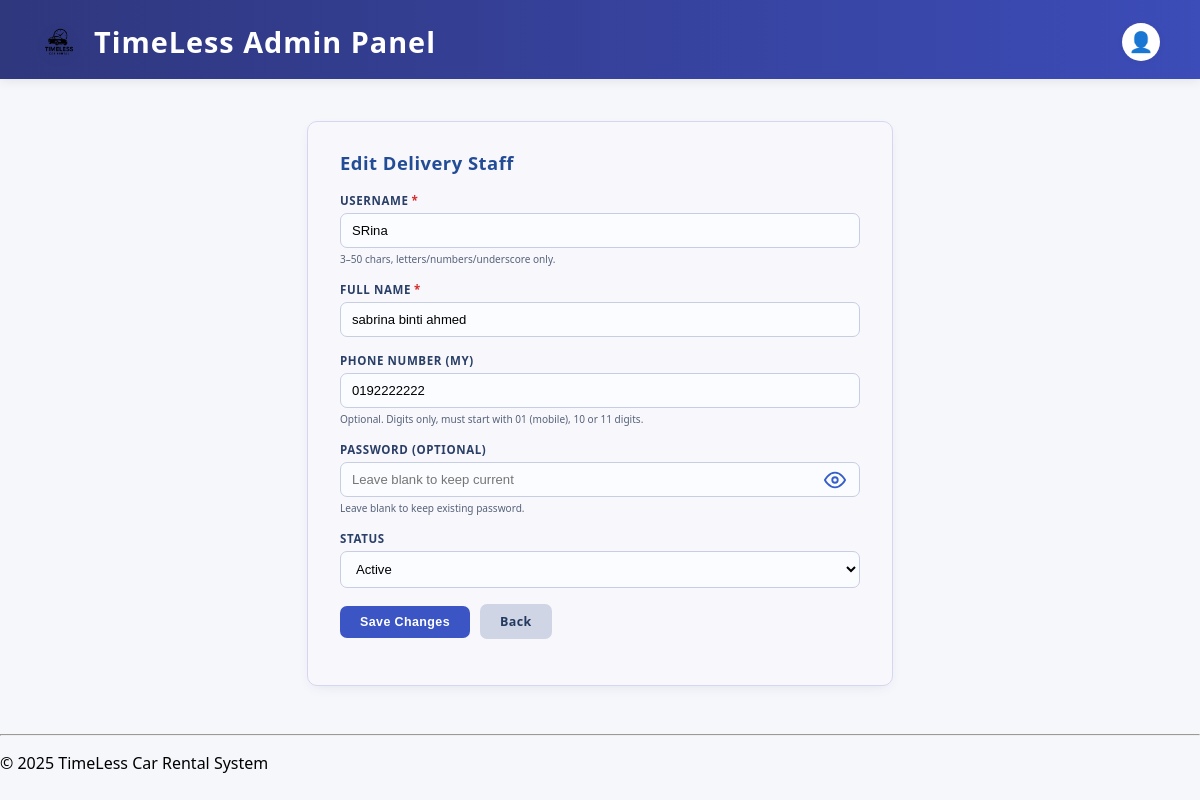
The app's page /admin/edit_delivery_staff.php?id=2 (signed in) with its own data.
### tables this page shows
CREATE TABLE `delivery_staff` (
  `staff_id` int(11) NOT NULL,
  `username` varchar(50) DEFAULT NULL,
  `full_name` varchar(100) DEFAULT NULL,
  `phone_number` varchar(20) DEFAULT NULL,
  `password` varchar(255) DEFAULT NULL,
  `status` enum('active','inactive') DEFAULT 'active'
);

### admin/edit_delivery_staff.php (the view, shortened to what this page needs)
<?php
include '../connect.php';
function h($v){ return htmlspecialchars($v ?? '', ENT_QUOTES, 'UTF-8'); }
$staff_id = isset($_GET['id']) ? (int)$_GET['id'] : 0;
$stmtFetch = $conn->prepare("SELECT staff_id, username, full_name, phone_number, status FROM delivery_staff WHERE staff_id = ?");
$stmtFetch->bind_param("i", $staff_id);
$stmtFetch->execute();
$staff = $stmtFetch->get_result()->fetch_assoc();
?>
<?php include 'admin_header.php'; ?>
<div class="staff-form">
    <h3>Edit Delivery Staff</h3>
    <form method="post" autocomplete="off" novalidate>
        <div class="form-row">
            <label for="username">Username<span class="req">*</span></label>
            <input type="text" name="username" id="username" maxlength="50" required
                   pattern="[A-Za-z0-9_]{3,50}" value="<?= h($staff['username']) ?>">
            <div class="hint">3–50 chars, letters/numbers/underscore only.</div>
        </div>
        <div class="form-row">
            <label for="full_name">Full Name<span class="req">*</span></label>
            <input type="text" name="full_name" id="full_name" maxlength="100" required
                   value="<?= h($staff['full_name']) ?>">
        </div>
        <div class="form-row">
            <label for="phone_number">Phone Number (MY)</label>
            <input type="text"
                   name="phone_number"
                   id="phone_number"
                   value="<?= h($staff['phone_number']) ?>"
                   maxlength="11"
                   minlength="10"
                   pattern="^01[0-46-9][0-9]{7,8}$"
                   placeholder="e.g. 0123456789"
                   title="Valid Malaysian mobile (10 or 11 digits, starts with 01)">
            <div class="hint">Optional. Digits only, must start with 01 (mobile), 10 or 11 digits.</div>
        </div>
        <div class="form-row">
            <label for="password">Password (optional)</label>
            <div class="password-wrapper">
                <input type="password" name="password" id="password" minlength="6" placeholder="Leave blank to keep current">
                <button type="button" id="pwToggle" class="toggle-eye" aria-label="Show password">
                    <svg class="eye-on" viewBox="0 0 24 24">
                        <path d="M1 12s4-8 11-8 11 8 11 8-4 8-11 8S1 12 1 12Z"/>
                        <circle cx="12" cy="12" r="3"/>
                    </svg>
                </button>
            </div>
            <div class="inline-note">Leave blank to keep existing password.</div>
        </div>
        <div class="form-row">
            <label for="status">Status</label>
            <select name="status" id="status">
                <option value="active"   <?= $staff['status']==='active'?'selected':''; ?>>Active</option>
            </select>
        </div>
        <div class="actions">
            <button type="submit" class="btn">Save Changes</button>
            <a href="delivery_staff.php" class="btn btn-secondary">Back</a>
        </div>
    </form>
</div>
<?php include '../includes/footer.php'; ?>

### admin/edit_delivery_staff.php (style rules this page uses)
.staff-form { border: 1.5px solid #d6d6f3; background: #f8f8fc; border-radius: 10px; max-width: 520px; margin: 42px auto 48px; padding: 28px 32px 30px; box-shadow: 0 4px 14px -6px rgba(40,60,120,.15); }
.staff-form h3 { margin: 0 0 18px; color: #234c96; font-size: 1.15rem; letter-spacing: .5px; }
.form-row { margin-bottom: 16px; display:flex; flex-direction:column; }
.form-row label { font-size:.72rem; font-weight:700; letter-spacing:.6px; color:#2a3f67; margin-bottom:5px; text-transform:uppercase; }
.form-row label span.req { color:#d42d2d; margin-left:3px; }
.form-row input[type=text], .form-row input[type=password], .form-row select { padding:9px 11px; border:1.4px solid #c7cee2; border-radius:7px; background:#fbfcff; font-size:.82rem; transition:border .15s, background .15s; width:100%; box-sizing:border-box; }
.hint { font-size:.63rem; color:#56627a; margin-top:4px; }
.actions { margin-top:8px; display:flex; gap:10px; align-items:center; flex-wrap:wrap; }
.btn { padding:9px 20px; background:#3b55c4; color:#fff; border:none; border-radius:7px; cursor:pointer; font-size:.78rem; font-weight:600; letter-spacing:.4px; transition:background .18s; text-decoration:none; display:inline-block; }
.btn-secondary { background:#cfd5e5; color:#24395f; }
.password-wrapper { position:relative; display:block; }
.password-wrapper input { padding-right:42px; }
.toggle-eye { position:absolute; top:50%; right:10px; transform:translateY(-50%); background:none; border:none; padding:4px; cursor:pointer; display:flex; align-items:center; justify-content:center; color:#365ec9; }
.toggle-eye svg { width:22px; height:22px; stroke:currentColor; stroke-width:2; fill:none; }
.inline-note { font-size:.63rem; color:#56627a; margin-top:4px; }

### records on screen
delivery_staff: username "SRina", full_name "sabrina binti ahmed", phone_number "0192222222", status "Active"
